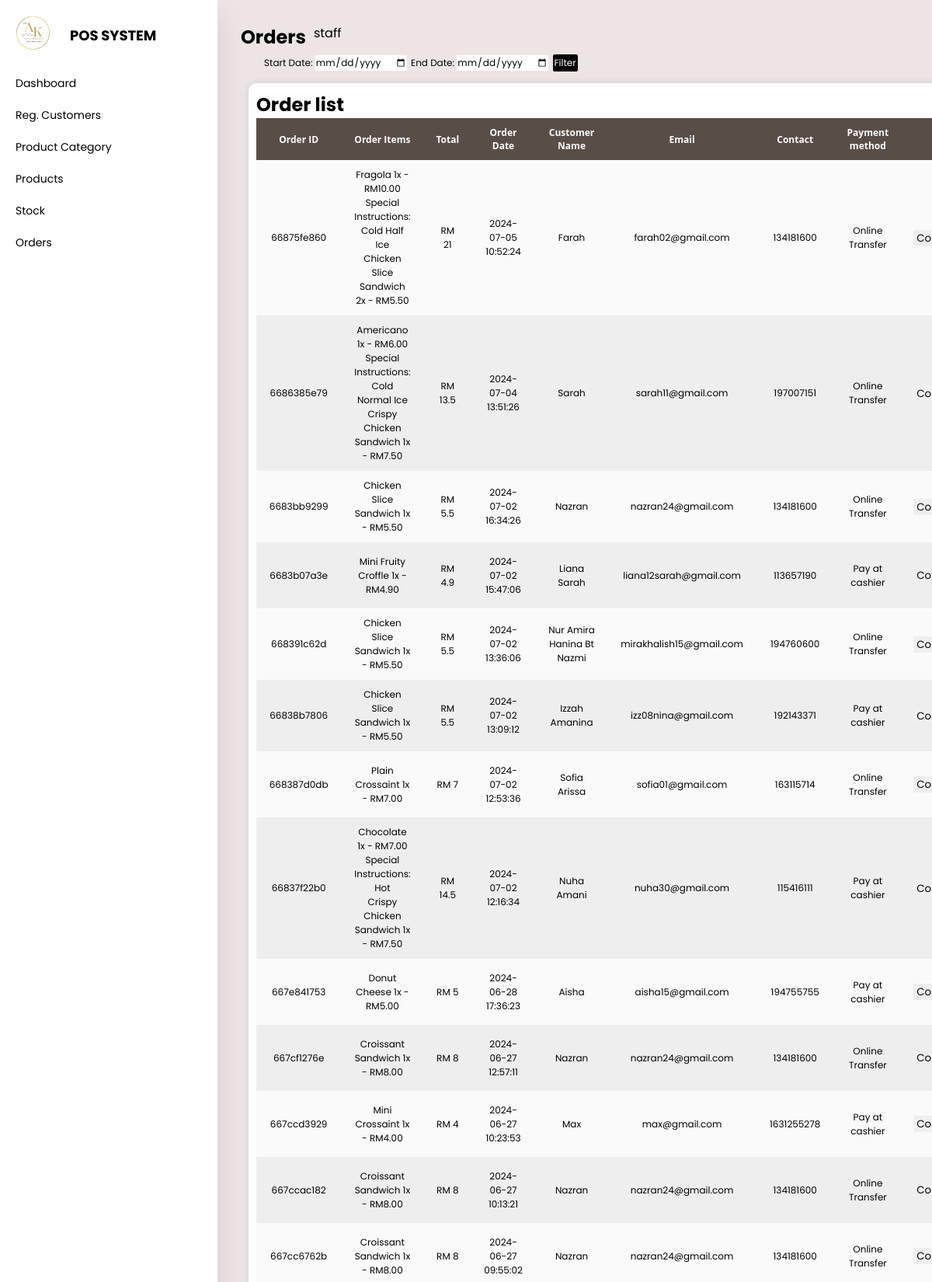
/orderPageStaff.php (upper part), run on the app's committed database.
### tables this page shows
CREATE TABLE `cafe_order` (
  `order_id` varchar(255) NOT NULL,
  `order_items` longtext DEFAULT NULL CHECK (json_valid(`order_items`)),
  `special_instructions` varchar(200) NOT NULL,
  `total_price` double NOT NULL,
  `order_date` datetime NOT NULL,
  `customer_name` varchar(200) NOT NULL,
  `customer_phoneno` int(10) NOT NULL,
  `customer_email` varchar(200) NOT NULL,
  `payment_method` varchar(200) NOT NULL,
  `status` enum('Incomplete','Complete','Pending') DEFAULT 'Pending'
);

### orderPageStaff.php (the view, shortened to what this page needs)
<?php
try {
    $pdo = new PDO('mysql:host=localhost;dbname=akcafe', 'root', '');
    $pdo->setAttribute(PDO::ATTR_ERRMODE, PDO::ERRMODE_EXCEPTION);
} catch (PDOException $e) {
    die("Connection failed: " . $e->getMessage());
}
$start_date = isset($_GET['start_date']) ? $_GET['start_date'] : '';
$end_date = isset($_GET['end_date']) ? $_GET['end_date'] : '';
$start_date = !empty($start_date) ? date('Y-m-d', strtotime($start_date)) : '';
$end_date = !empty($end_date) ? date('Y-m-d', strtotime($end_date)) : '';
$sql = 'SELECT * FROM cafe_order';
$sql .= ' ORDER BY order_date DESC';
$stmt = $pdo->prepare($sql);
$stmt->execute();
?>
<span style="font-family: verdana, geneva, sans-serif;">
<!DOCTYPE html>
<html lang="en">
<head>
    <link rel="stylesheet" href="stylef.css" />
    <link rel="stylesheet" href="https://cdnjs.cloudflare.com/ajax/libs/font-awesome/5.15.4/css/all.min.css"/>
</head>
<body>
    <div class="container">
        <nav>
            <ul>
                <li><a href="logocafe.jpeg" class="logo">
                    <img src="logocafe.jpeg" alt="">
                    <span class="nav-item">POS SYSTEM</span>
                </a></li>
                <li><a href="staff.php">
                    <span class="nav-item">Dashboard</span>
                </a></li>
                <li><a href="customerPageStaff.php">
                    <span class="nav-item">Reg. Customers</span>
                </a></li>
                <li><a href="categoryPageStaff.php">
                    <span class="nav-item">Product Category</span>
                </a></li>
                <li><a href="productPageStaff.php">
                    <span class="nav-item">Products</span>
                </a></li>
                <li><a href="stock.php">
                    <span class="nav-item">Stock</span>
                  </a></li>
                <li><a href="orderPageStaff.php">
                    <span class="nav-item">Orders</span>
                </a></li>
                <li></li>
            </ul>
        </nav>
    </div>
    <div class="container2nd">
        <section class="main">
            <div class="main-top" >
                <h1 style="margin-right:10px; margin-left:-30px; margin-top:-40px;">Orders</h1>
                <p style="margin-right:1200px; margin-top:-40px;">staff</p>
            </div>
            <form method="GET" action="" style="font-size: 12px;">
                <label for="start_date">Start Date:</label>
                <input type="date" id="start_date" name="start_date" style="font-size: 12px;" value="<?php echo htmlspecialchars($start_date); ?>">
                <label style="margin-left:2px;" for="end_date">End Date:</label>
                <input type="date" id="end_date" name="end_date" style="font-size: 12px;" value="<?php echo htmlspecialchars($end_date); ?>">
                <button type="submit" style="background-color: black; border-radius:2px; color:white; font-size: 12px; padding:2px; margin-left:2px;" >Filter</button>
            </form>
        </section>
        <div class="tableStaff">
            <h2>Order list</h2>
            <table class="table1">
                <thead>
                    <tr style="font-size: 12px;">
                        <th class="text-center">Order ID</th>
                        <th class="text-center">Order Items</th>
                        <th class="text-center">Total</th>
                        <th class="text-center">Order Date</th>
                        <th class="text-center">Customer Name</th>
                        <th class="text-center">Email</th>
                        <th class="text-center">Contact</th>
                        <th class="text-center">Payment method</th>
                        <th class="text-center">Status</th>
                    </tr>
                </thead>
                <tbody>
                    <?php
                    while ($row = $stmt->fetch(PDO::FETCH_ASSOC)) {
                        echo "<tr>";
                        echo "<td class='small-font'>{$row['order_id']}</td>";
                        if (!empty($row['order_items'])) {
                            $order_items = json_decode($row['order_items'], true);
                            if (is_array($order_items)) {
                                echo "<td class='small-font'>";
                                foreach ($order_items as $item) {
                                    echo "{$item['prod_name']} {$item['quantity']}x - RM{$item['prod_price']}<br>";
                                    if (!empty($item['special_instructions'])) {
                                        echo "Special Instructions: {$item['special_instructions']}<br>";
                                    }
                                }
                                echo "</td>";
                            } else {
                                echo "<td class='small-font'>Invalid Data</td>";
                            }
                        } else {
                            echo "<td class='small-font'>No Items</td>";
                        }
                        echo "<td class='small-font'>RM {$row['total_price']}</td>";
                        echo "<td class='small-font'>{$row['order_date']}</td>";
                        echo "<td class='small-font'>{$row['customer_name']}</td>";
                        echo "<td class='small-font'>{$row['customer_email']}</td>";
                        echo "<td class='small-font'>{$row['customer_phoneno']}</td>";
                        echo "<td class='small-font'>{$row['payment_method']}</td>";
                        echo "<td class='small-font'>";
                        echo "<form>";
                        echo "<select name='status' onchange='updateOrderStatus(this)'>";
                        echo "<option value='complete' " . ($row['status'] == 'Complete' ? 'selected' : '') . ">Complete</option>";
                        echo "</select>";
                        echo "</form>";
                        echo "</td>";
                        echo "</tr>";
                    }
                    ?>
                </tbody>
            </table>
        </div>
    </div>
</body>
</html>
</span>

### stylef.css (style rules this page uses)
* { margin: 0; padding: 0; outline: none; border: none; text-decoration: none; box-sizing: border-box; font-family: "Poppins", sans-serif; }
body { background: #EDE5E5; }
.container { display: flex; }
.container2nd { position:fixed; top: 0; bottom: 0; left: 0; width: 80%; margin-left: 300px; }
.tableStaff { position: fixed; width: 70%; margin-top: 5px; margin-left: 50px; background: #fff; text-align:justify; border-radius: 10px; padding: 10px; box-shadow: 0 20px 35px rgba(0, 0, 0, 0.1); }
.table1 { width: 100%; border-collapse: collapse; border-spacing: 0; border-radius: 12px 12px 0 0; margin-bottom: 50px; }
td,th { padding: 10px 16px; text-align: center; }
th { background-color: #584e46; color: #fafafa; font-family: 'Open Sans', Sans-serif; font-weight: bold; }
tr { width: 100%; background-color: #fafafa; font-family: 'Montserrat', sans-serif; }
tr:nth-child(even) { background-color: #eeeeee; }
nav { position: relative; top: 0; bottom: 0; height: 100vh; left: 0; background: #fff; width: 280px; overflow: hidden; box-shadow: 0 20px 35px rgba(0, 0, 0, 0.1); }
.logo { text-align: center; display: flex; margin: 10px 0 0 10px; }
.logo img { width: 45px; height: 45px; border-radius: 50%; }
.logo span { font-weight: bold; padding-left: 15px; font-size: 18px; text-transform: uppercase; }
a { position: relative; color: rgb(85, 83, 83); font-size: 14px; display: table; width: 280px; padding: 10px; }
.nav-item { position: relative; top: 12px; margin-left: 10px; color: #000; }
.main { position: relative; padding: 20px; width: 100%; }
.main-top { display: flex; width: 100%; }

### orderPageStaff.php (style rules this page uses)
.small-font { font-size: 12px; }
.container2nd { margin-left: 300px; margin-top: 30px; padding: 20px; height: 80vh; overflow: hidden; position: fixed; }
.tableStaff { width: 75%; box-shadow: 0 0 10px rgba(0, 0, 0, 0.1); height: calc(95vh - 80px); overflow-y: scroll; margin-left: auto; margin-top: -5px; }
.tableStaff { -ms-overflow-style: none; scrollbar-width: none; }

### data on the page
cafe_order: order_id "66875fe860", prod_name "Fragola", quantity "1", prod_price "10.00", special_instructions "Cold Half Ice", prod_name "Chicken Slice Sandwich", quantity "2", prod_price "5.50", total_price "21", order_date "2024-07-05 10:52:24", customer_name "Farah", customer_email "farah02@gmail.com", customer_phoneno "134181600", payment_method "Online Transfer", status "Complete"
cafe_order: order_id "6686385e79", prod_name "Americano", quantity "1", prod_price "6.00", special_instructions "Cold Normal Ice", prod_name "Crispy Chicken Sandwich", prod_price "7.50", total_price "13.5", order_date "2024-07-04 13:51:26", customer_name "Sarah", customer_email "sarah11@gmail.com", customer_phoneno "197007151", payment_method "Online Transfer", status "Complete"
cafe_order: order_id "6683bb9299", prod_name "Chicken Slice Sandwich", quantity "1", prod_price "5.50", total_price "5.5", order_date "2024-07-02 16:34:26", customer_name "Nazran", customer_email "nazran24@gmail.com", customer_phoneno "134181600", payment_method "Online Transfer", status "Complete"
cafe_order: order_id "6683b07a3e", prod_name "Mini Fruity Croffle", quantity "1", prod_price "4.90", total_price "4.9", order_date "2024-07-02 15:47:06", customer_name "Liana Sarah", customer_email "liana12sarah@gmail.com", customer_phoneno "113657190", payment_method "Pay at cashier", status "Complete"
cafe_order: order_id "668391c62d", prod_name "Chicken Slice Sandwich", quantity "1", prod_price "5.50", total_price "5.5", order_date "2024-07-02 13:36:06", customer_name "Nur Amira Hanina Bt Nazmi", customer_email "mirakhalish15@gmail.com", customer_phoneno "194760600", payment_method "Online Transfer", status "Complete"
cafe_order: order_id "66838b7806", prod_name "Chicken Slice Sandwich", quantity "1", prod_price "5.50", total_price "5.5", order_date "2024-07-02 13:09:12", customer_name "Izzah Amanina", customer_email "izz08nina@gmail.com", customer_phoneno "192143371", payment_method "Pay at cashier", status "Complete"
cafe_order: order_id "668387d0db", prod_name "Plain Crossaint", quantity "1", prod_price "7.00", total_price "7", order_date "2024-07-02 12:53:36", customer_name "Sofia Arissa", customer_email "sofia01@gmail.com", customer_phoneno "163115714", payment_method "Online Transfer", status "Complete"
cafe_order: order_id "66837f22b0", prod_name "Chocolate", quantity "1", prod_price "7.00", special_instructions "Hot", prod_name "Crispy Chicken Sandwich", prod_price "7.50", total_price "14.5", order_date "2024-07-02 12:16:34", customer_name "Nuha Amani", customer_email "nuha30@gmail.com", customer_phoneno "115416111", payment_method "Pay at cashier", status "Complete"
cafe_order: order_id "667e841753", prod_name "Donut Cheese", quantity "1", prod_price "5.00", total_price "5", order_date "2024-06-28 17:36:23", customer_name "Aisha", customer_email "aisha15@gmail.com", customer_phoneno "194755755", payment_method "Pay at cashier", status "Complete"
cafe_order: order_id "667cf1276e", prod_name "Croissant Sandwich", quantity "1", prod_price "8.00", total_price "8", order_date "2024-06-27 12:57:11", customer_name "Nazran", customer_email "nazran24@gmail.com", customer_phoneno "134181600", payment_method "Online Transfer", status "Complete"
cafe_order: order_id "667ccd3929", prod_name "Mini Crossaint", quantity "1", prod_price "4.00", total_price "4", order_date "2024-06-27 10:23:53", customer_name "Max", customer_email "max@gmail.com", customer_phoneno "1631255278", payment_method "Pay at cashier", status "Complete"
cafe_order: order_id "667ccac182", prod_name "Croissant Sandwich", quantity "1", prod_price "8.00", total_price "8", order_date "2024-06-27 10:13:21", customer_name "Nazran", customer_email "nazran24@gmail.com", customer_phoneno "134181600", payment_method "Online Transfer", status "Complete"
cafe_order: order_id "667cc6762b", prod_name "Croissant Sandwich", quantity "1", prod_price "8.00", total_price "8", order_date "2024-06-27 09:55:02", customer_name "Nazran", customer_email "nazran24@gmail.com", customer_phoneno "134181600", payment_method "Online Transfer", status "Complete"
